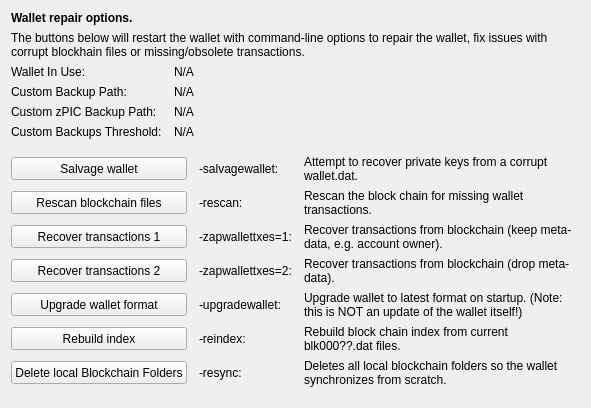
     <widget class="QWidget" name="tab_repair">
      <attribute name="title">
       <string>&amp;Wallet Repair</string>
      </attribute>
      <layout class="QGridLayout" name="gridLayout_4" columnstretch="0,0,0,0">
       <property name="horizontalSpacing">
        <number>12</number>
       </property>
       <item row="0" column="0" colspan="4">
        <widget class="QLabel" name="label_repair_header">
         <property name="font">
          <font>
           <weight>75</weight>
           <bold>true</bold>
          </font>
         </property>
         <property name="text">
          <string>Wallet repair options.</string>
         </property>
        </widget>
       </item>
       <item row="1" column="0" colspan="4">
        <widget class="QLabel" name="label_repair_helptext">
         <property name="font">
          <font>
           <weight>50</weight>
           <bold>false</bold>
          </font>
         </property>
         <property name="text">
          <string>The buttons below will restart the wallet with command-line options to repair the wallet, fix issues with corrupt blockhain files or missing/obsolete transactions.</string>
         </property>
         <property name="wordWrap">
          <bool>true</bool>
         </property>
        </widget>
       </item>
       <item row="2" column="0">
        <widget class="QLabel" name="wallet_path_label">
         <property name="text">
          <string>Wallet In Use:</string>
         </property>
        </widget>
       </item>
       <item row="2" column="1" colspan="3">
        <widget class="QLabel" name="wallet_path">
         <property name="cursor">
          <cursorShape>IBeamCursor</cursorShape>
         </property>
         <property name="text">
          <string>N/A</string>
         </property>
         <property name="textFormat">
          <enum>Qt::PlainText</enum>
         </property>
         <property name="textInteractionFlags">
          <set>Qt::LinksAccessibleByMouse|Qt::TextSelectableByKeyboard|Qt::TextSelectableByMouse</set>
         </property>
        </widget>
       </item>
       <item row="3" column="0">
        <widget class="QLabel" name="wallet_custombackuppath_label">
         <property name="visible">
          <bool>false</bool>
         </property>
         <property name="text">
          <string>Custom Backup Path:</string>
         </property>
        </widget>
       </item>
       <item row="3" column="1" colspan="3">
        <widget class="QLabel" name="wallet_custombackuppath">
         <property name="cursor">
          <cursorShape>IBeamCursor</cursorShape>
         </property>
         <property name="visible">
          <bool>false</bool>
         </property>
         <property name="text">
          <string>N/A</string>
         </property>
         <property name="textFormat">
          <enum>Qt::PlainText</enum>
         </property>
         <property name="textInteractionFlags">
          <set>Qt::LinksAccessibleByMouse|Qt::TextSelectableByKeyboard|Qt::TextSelectableByMouse</set>
         </property>
        </widget>
       </item>
       <item row="4" column="0">
        <widget class="QLabel" name="wallet_customzpicbackuppath_label">
         <property name="visible">
          <bool>false</bool>
         </property>
         <property name="text">
          <string>Custom zPIC Backup Path:</string>
         </property>
        </widget>
       </item>
       <item row="4" column="1" colspan="3">
        <widget class="QLabel" name="wallet_customzpicbackuppath">
         <property name="cursor">
          <cursorShape>IBeamCursor</cursorShape>
         </property>
         <property name="visible">
          <bool>false</bool>
         </property>
         <property name="text">
          <string>N/A</string>
         </property>
         <property name="textFormat">
          <enum>Qt::PlainText</enum>
         </property>
         <property name="textInteractionFlags">
          <set>Qt::LinksAccessibleByMouse|Qt::TextSelectableByKeyboard|Qt::TextSelectableByMouse</set>
         </property>
        </widget>
       </item>
       <item row="5" column="0">
        <widget class="QLabel" name="wallet_custombackupthreshold_label">
         <property name="visible">
          <bool>false</bool>
         </property>
         <property name="text">
          <string>Custom Backups Threshold:</string>
         </property>
        </widget>
       </item>
       <item row="5" column="1" colspan="3">
        <widget class="QLabel" name="wallet_custombackupthreshold">
         <property name="cursor">
          <cursorShape>IBeamCursor</cursorShape>
         </property>
         <property name="visible">
          <bool>false</bool>
         </property>
         <property name="text">
          <string>N/A</string>
         </property>
         <property name="textFormat">
          <enum>Qt::PlainText</enum>
         </property>
         <property name="textInteractionFlags">
          <set>Qt::LinksAccessibleByMouse|Qt::TextSelectableByKeyboard|Qt::TextSelectableByMouse</set>
         </property>
        </widget>
       </item>
       <item row="6" column="0">
        <spacer name="verticalSpacer_repair1">
         <property name="orientation">
          <enum>Qt::Vertical</enum>
         </property>
         <property name="sizeHint" stdset="0">
          <size>
           <width>10</width>
           <height>10</height>
          </size>
         </property>
        </spacer>
       </item>
       <item row="7" column="0" colspan="2">
        <widget class="QPushButton" name="btn_salvagewallet">
         <property name="minimumSize">
          <size>
           <width>100</width>
           <height>23</height>
          </size>
         </property>
         <property name="text">
          <string>Salvage wallet</string>
         </property>
        </widget>
       </item>
       <item row="7" column="2">
        <widget class="QLabel" name="label_repair_salvage_command">
         <property name="text">
          <string notr="true">-salvagewallet:</string>
         </property>
        </widget>
       </item>
       <item row="7" column="3">
        <widget class="QLabel" name="label_repair_salvage">
         <property name="text">
          <string>Attempt to recover private keys from a corrupt wallet.dat.</string>
         </property>
         <property name="wordWrap">
          <bool>true</bool>
         </property>
        </widget>
       </item>
       <item row="8" column="0" colspan="2">
        <widget class="QPushButton" name="btn_rescan">
         <property name="minimumSize">
          <size>
           <width>100</width>
           <height>23</height>
          </size>
         </property>
         <property name="text">
          <string>Rescan blockchain files</string>
         </property>
        </widget>
       </item>
       <item row="8" column="2">
        <widget class="QLabel" name="label_repair_rescan_command">
         <property name="text">
          <string notr="true">-rescan:</string>
         </property>
        </widget>
       </item>
       <item row="8" column="3">
        <widget class="QLabel" name="label_repair_rescan">
         <property name="text">
          <string>Rescan the block chain for missing wallet transactions.</string>
         </property>
         <property name="wordWrap">
          <bool>true</bool>
         </property>
        </widget>
       </item>
       <item row="9" column="0" colspan="2">
        <widget class="QPushButton" name="btn_zapwallettxes1">
         <property name="minimumSize">
          <size>
           <width>100</width>
           <height>23</height>
          </size>
         </property>
         <property name="text">
          <string>Recover transactions 1</string>
         </property>
        </widget>
       </item>
       <item row="9" column="2">
        <widget class="QLabel" name="label_repair_zap1_command">
         <property name="text">
          <string notr="true">-zapwallettxes=1:</string>
         </property>
        </widget>
       </item>
       <item row="9" column="3">
        <widget class="QLabel" name="label_repair_zap1">
         <property name="text">
          <string>Recover transactions from blockchain (keep meta-data, e.g. account owner).</string>
         </property>
         <property name="wordWrap">
          <bool>true</bool>
         </property>
        </widget>
       </item>
       <item row="10" column="0" colspan="2">
        <widget class="QPushButton" name="btn_zapwallettxes2">
         <property name="minimumSize">
          <size>
           <width>100</width>
           <height>23</height>
          </size>
         </property>
         <property name="text">
          <string>Recover transactions 2</string>
         </property>
        </widget>
       </item>
       <item row="10" column="2">
        <widget class="QLabel" name="label_repair_zap2_command">
         <property name="text">
          <string notr="true">-zapwallettxes=2:</string>
         </property>
        </widget>
       </item>
       <item row="10" column="3">
        <widget class="QLabel" name="label_repair_zap2">
         <property name="text">
          <string>Recover transactions from blockchain (drop meta-data).</string>
         </property>
         <property name="wordWrap">
          <bool>true</bool>
         </property>
        </widget>
       </item>
       <item row="11" column="0" colspan="2">
        <widget class="QPushButton" name="btn_upgradewallet">
         <property name="minimumSize">
          <size>
           <width>100</width>
           <height>23</height>
          </size>
         </property>
         <property name="text">
          <string>Upgrade wallet format</string>
         </property>
        </widget>
       </item>
       <item row="11" column="2">
        <widget class="QLabel" name="label_repair_upgrade_command">
         <property name="text">
          <string notr="true">-upgradewallet:</string>
         </property>
        </widget>
       </item>
       <item row="11" column="3">
        <widget class="QLabel" name="label_repair_upgrade">
         <property name="text">
          <string>Upgrade wallet to latest format on startup. (Note: this is NOT an update of the wallet itself!)</string>
         </property>
         <property name="wordWrap">
          <bool>true</bool>
         </property>
        </widget>
       </item>
       <item row="12" column="0" colspan="2">
        <widget class="QPushButton" name="btn_reindex">
         <property name="minimumSize">
          <size>
           <width>100</width>
           <height>23</height>
          </size>
         </property>
         <property name="text">
          <string>Rebuild index</string>
         </property>
        </widget>
       </item>
       <item row="12" column="2">
        <widget class="QLabel" name="label_repair_reindex_command">
         <property name="text">
          <string notr="true">-reindex:</string>
         </property>
        </widget>
       </item>
       <item row="12" column="3">
        <widget class="QLabel" name="label_repair_reindex">
         <property name="text">
          <string>Rebuild block chain index from current blk000??.dat files.</string>
         </property>
         <property name="wordWrap">
          <bool>true</bool>
         </property>
        </widget>
       </item>
       <item row="13" column="0" colspan="2">
        <widget class="QPushButton" name="btn_resync">
         <property name="minimumSize">
          <size>
           <width>100</width>
           <height>23</height>
          </size>
         </property>
         <property name="text">
          <string>Delete local Blockchain Folders</string>
         </property>
        </widget>
       </item>
       <item row="13" column="2">
        <widget class="QLabel" name="label_repair_resync_command">
         <property name="text">
          <string>-resync:</string>
         </property>
        </widget>
       </item>
       <item row="13" column="3">
        <widget class="QLabel" name="label_repair_resync">
         <property name="text">
          <string>Deletes all local blockchain folders so the wallet synchronizes from scratch.</string>
         </property>
         <property name="wordWrap">
          <bool>true</bool>
         </property>
        </widget>
       </item>
       <item row="14" column="0">
        <spacer name="verticalSpacer_repair2">
         <property name="orientation">
          <enum>Qt::Vertical</enum>
         </property>
         <property name="sizeHint" stdset="0">
          <size>
           <width>20</width>
           <height>10</height>
          </size>
         </property>
        </spacer>
       </item>
      </layout>
     </widget>
